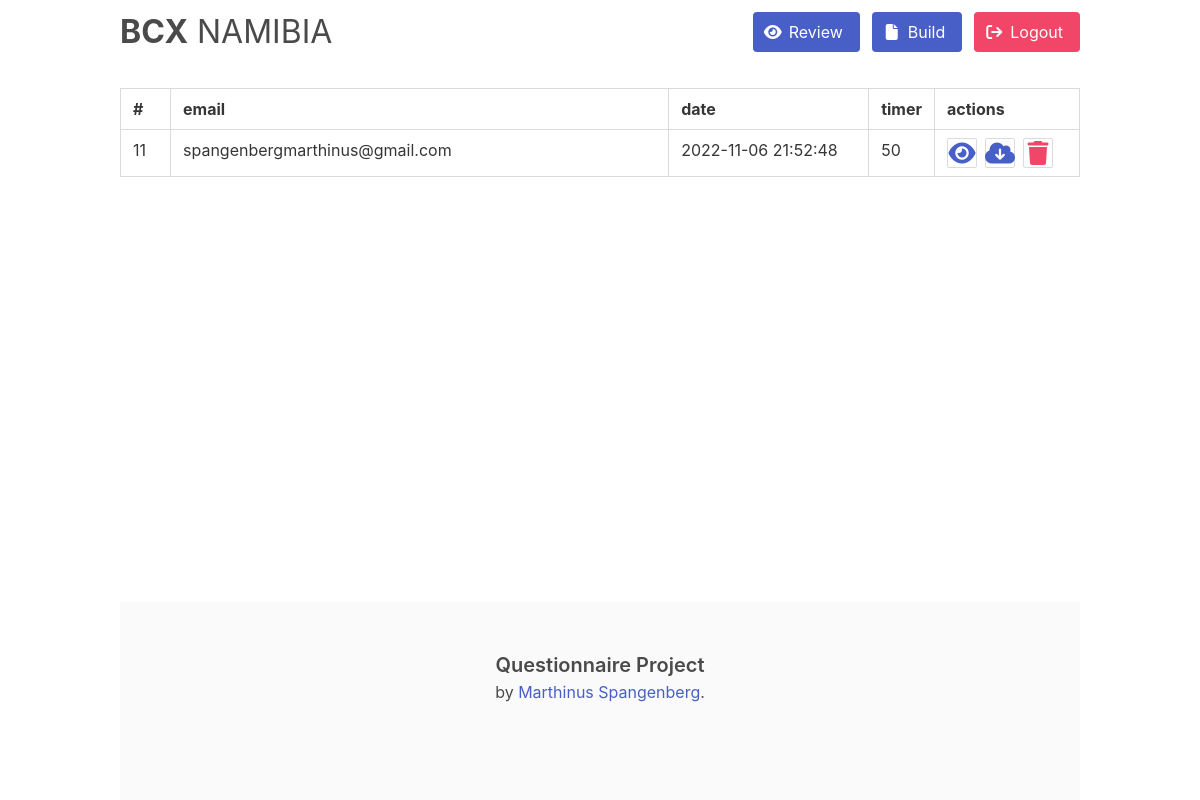
The page /admin (signed in) on the database its author committed.
### questionnaire/models.py (models this page shows)
class FormSession(db.Model):
    id = db.Column(db.Integer, primary_key=True)
    applicant_id = db.Column(db.Integer, db.ForeignKey("applicant.id"))
    answer = db.Column(db.String(1024))
    date = db.Column(db.DateTime(timezone=True), default=func.now())
    state_id = db.Column(db.Integer, db.ForeignKey("form_state.id"))

class Applicant(db.Model):
    id = db.Column(db.Integer, primary_key=True)
    email = db.Column(db.String(64), unique=True, nullable=False)
    state = db.Column(db.Boolean, default=False)
    duration = db.Column(db.Integer, default="0")
    session = db.relationship(
        "FormSession", backref="applicant", lazy=True, cascade="all, delete"
    )

### questionnaire/__init__.py (the view)
    @app.route("/admin", methods=["GET", "POST"])
    @login_required
    def admin():
        form_archive = FormSession.query.group_by(FormSession.applicant_id)
        return render_template("admin.html", form_archive=form_archive)

### questionnaire/templates/admin.html (shortened to what this page needs)
{% extends "elements/base.html" %}
{% block body %}
{% include "elements/nav.html" %}
<br>
<section>
    <table class="table is-fullwidth is-bordered is-hoverable is-striped">
        <thead>
          <th class="ms_countfield is-hidden-mobile">#</th>
          <th>email</th>
          <th class="ms_datefield is-hidden-mobile">date</th>
          <th class="ms_countfield is-hidden-mobile">timer</th>
          <th class="ms_actionbuttons">actions</th>
        </thead>
        <tbody>
          {% for form in form_archive %}
            {% include "elements/form_row.html" %}
          {% else %}
            <p class="title is-size-4 has-weight-bold is-uppercase has-text-centered">No data on record</p>
          {% endfor %}
        </tbody>
      </table>
</section>
<br>
{% include "elements/footer.html" %}
{% endblock body %}

### questionnaire/templates/elements/form_row.html
<tr>
    <td class="is-hidden-mobile">{{ form.applicant.id }}</td>
    <td>{{ form.applicant.email }}</td>
    <td class="is-hidden-mobile">{{ form.date }}</td>
    <td class="is-hidden-mobile">{{ form.applicant.duration }}</td>
    <td>
      <div class="buttons">
        <form action="/api/v1/questionnaire/{{ form.applicant.id }}/review" method="GET" name="form-review">
          <button class="button is-small mr-2">
            <span class="icon has-text-link is-small">
              <i class="fas fa-eye fa-2x"></i>
            </span>
          </button>
        </form>
        <form action="/api/v1/questionnaire/{{ form.applicant.id }}/json" method="GET" name="form-export">
          <button class="button is-small mr-2">
            <span class="icon has-text-link is-small">
              <i class="fas fa-cloud-arrow-down fa-2x"></i>
            </span>
          </button>
        </form>
        <form action="/api/v1/questionnaire/{{ form.applicant.id }}/delete" method="GET" name="form-delete">
          <button class="button is-small">
            <span class="icon has-text-danger is-small">
              <i class="fas fa-trash fa-2x"></i>
            </span>
          </button>
        </form>
      </div>
    </td>
</tr>

### questionnaire/static/css/style.css (style rules this page uses)
body { display: flex; min-height: 100vh; }
.ms_actionbuttons { width:145px; }
.ms_countfield { width:50px; }
.ms_datefield { width:200px; }

### rows shown on the page
FormSession: applicant.id "11", applicant.email "spangenbergmarthinus@gmail.com", date "2022-11-06 21:52:48", applicant.duration "50"
